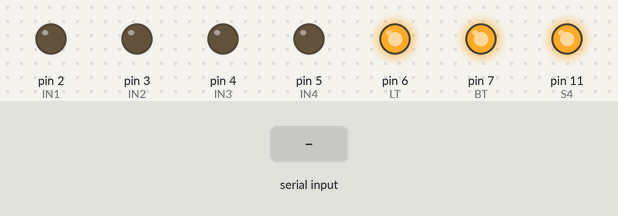
Simulated run of this sketch. Board: Arduino Uno, built with avr-gcc and run on an emulated ATmega328P. Parts: output pins drawn as LEDs (lit = HIGH). The test bench sets the inputs (shaded band). Pins used as bus, display or sensor lines are not drawn.

Above: at 1.2 s.
1.3 s: "90,45\n" received over Serial
At 2.7 s:
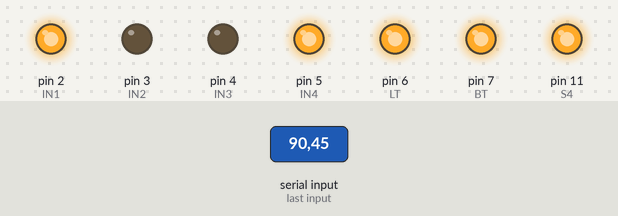
At 3.7 s:
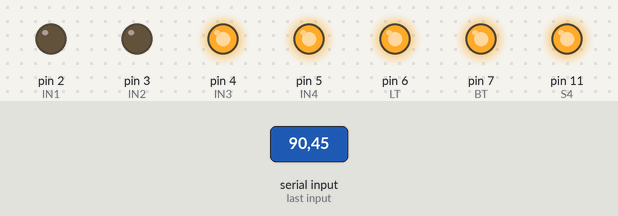
7.3 s: "30,150\n" received over Serial
At 17.1 s:
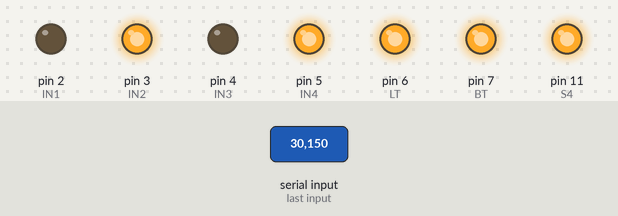
Timing chart, 0 to 18.6 s (numbered marks = the images above; inputs shaded):
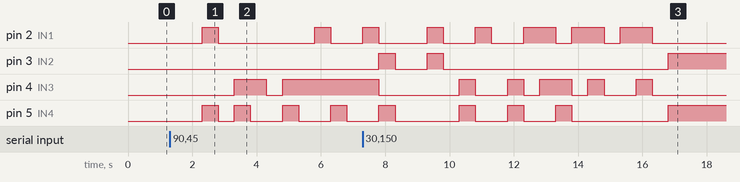

Measured:
- after the input at 1.3 s, pin 2 (IN1): alternates HIGH for 0.50 s and LOW for 3.0 s, starting after 1.0 s; pin 4 (IN3): LOW → HIGH after 2.0 s, → LOW 1.0 s later, → HIGH 0.50 s later; pin 5 (IN4): LOW → HIGH after 1.0 s, → LOW 0.50 s later, → HIGH 0.50 s later, → LOW 0.50 s later, … (8 changes in this stretch)

The sketch:

___3.c.ino
```cpp
#define IN1 2
#define IN2 3
#define IN3 4
#define IN4 5

#define S1 8
#define S2 9
#define S3 10
#define S4 11

#define LT 6
#define BT 7
void init_mine(){

    digitalWrite(IN1,0);
    digitalWrite(IN2,0);
    digitalWrite(IN3,0);
    digitalWrite(IN4,0);
    digitalWrite(S1,HIGH);
  	digitalWrite(S2,HIGH);
  	digitalWrite(S3,HIGH);
  	digitalWrite(S4,HIGH);
}

void setup()
{
  pinMode(IN1, OUTPUT);//输入1
  pinMode(IN2, OUTPUT);//输入2
  pinMode(IN3, OUTPUT);//输入3
  pinMode(IN4, OUTPUT);//输入4
  pinMode(S1, OUTPUT);//片选1
  pinMode(S2, OUTPUT);//片选2
  pinMode(S3, OUTPUT);//片选3
  pinMode(S4, OUTPUT);//片选4

  pinMode(LT,OUTPUT);//测试
  pinMode(BT,OUTPUT);//消隐

  digitalWrite(LT,HIGH);
  digitalWrite(BT,HIGH);

  digitalWrite(S1,HIGH);
  digitalWrite(S2,HIGH);
  digitalWrite(S3,HIGH);
  digitalWrite(S4,HIGH);

  Serial.begin(9600);

}

byte income=0;
int i,n,S,max;
String str,strl;

void loop()
{
  if(Serial.available()>0)
  {
	init_mine();
    str=Serial.readString();
    max = str.length();
    if (max<=4)
    {
      for(i=0;i<max;i++)
      {
        income = str[i];
        S = 12-max+i;
        income=income-'0';
        digitalWrite(S,LOW);
        digitalWrite(IN1,income&0x1);
        digitalWrite(IN2,(income>>1)&0x1);
        digitalWrite(IN3,(income>>2)&0x1);
        digitalWrite(IN4,(income>>3)&0x1);
        digitalWrite(S,HIGH);
        delay(500);
      }
    }

    else
    {
      for(n=0;n<max-3;n++)
      {
        strl = str.substring(n,n+4);
        for(i=0;i<4;i++)
        {
          income = strl[i];
          S = 8+i;
          income=income-'0';
          digitalWrite(S,LOW);
          digitalWrite(IN1,income&0x1);
          digitalWrite(IN2,(income>>1)&0x1);
          digitalWrite(IN3,(income>>2)&0x1);
          digitalWrite(IN4,(income>>3)&0x1);
          digitalWrite(S,HIGH);
          delay(500);
        }
      }
    }
  }
}
```
